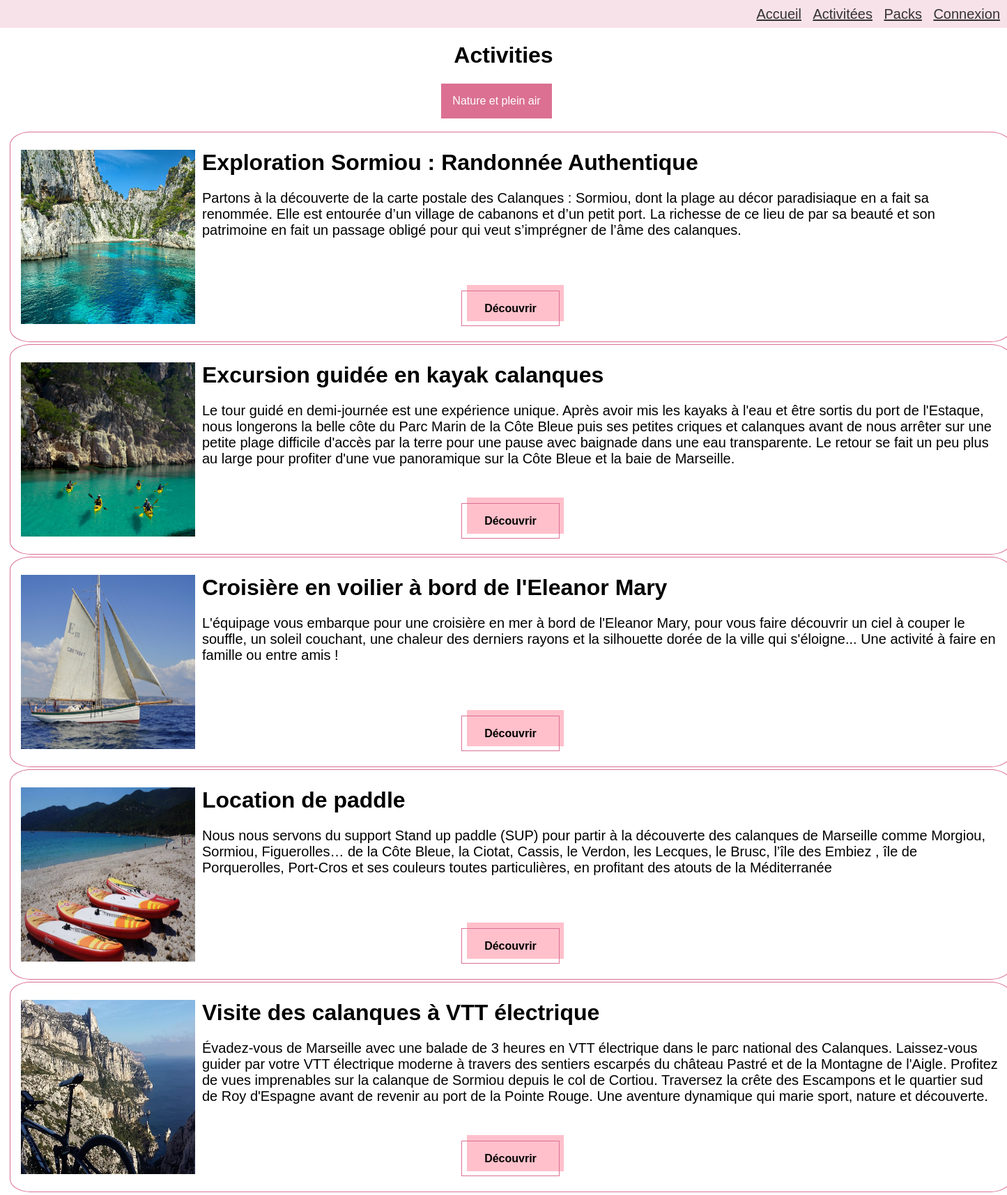
Before: /activities/NA/ with the older database file.
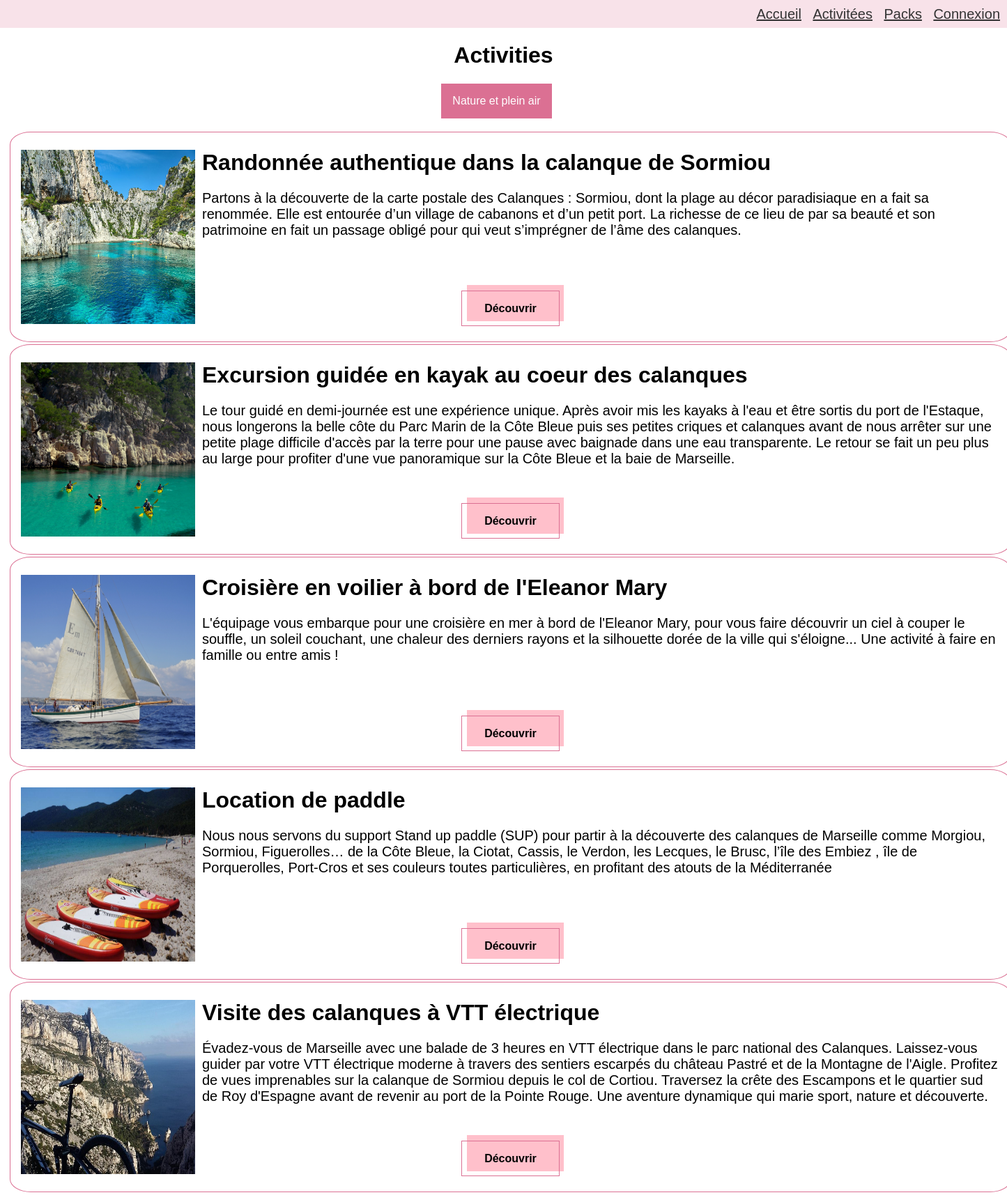
After: the same page with the newer database file.
### MarseilleInsiderApp/models.py (models this page shows, shortened)
class Loisir(models.Model):
    SAISON_CHOICES = [
        ('ETE', 'en Été'),
        ('HIVER', 'en Hiver'),
        ('AUTOMNE', 'en Automne'),
        ('PRINTEMPS', 'au Printemps'),
        ('TA',"toute l'Année")
    ]
    id_loisir = models.AutoField(primary_key=True)
    nom_loisir = models.CharField(max_length=255, verbose_name="Nom du loisir")
    num_voie = models.IntegerField(verbose_name="Numéro de la voie")
    nom_voie = models.CharField(max_length=50, verbose_name="Nom de la voie")
    code_postal = models.IntegerField(verbose_name="Code postale")
    ville = models.CharField(max_length=50, verbose_name="Ville")
    categorie = models.ForeignKey(Catégorie, on_delete=models.CASCADE)
    id_fournisseur = models.ForeignKey(Fournisseur, on_delete=models.CASCADE)
    prix_fournisseur = models.ForeignKey(Prix, on_delete=models.CASCADE)
    saisons = models.CharField(max_length=10, choices=SAISON_CHOICES, verbose_name="Saison")
    description=models.TextField(verbose_name="Description du loisir")

### MarseilleInsiderApp/views.py (the view)
# urls.py: path('activities/<str:categorie>/',vw_activities_cat_filter),
def vw_activities_cat_filter(request, categorie):
    loisirs_list = Loisir.objects.filter(categorie=categorie)
    return render(request, "activities_cat_filter.html",
                  {"Loisirs": loisirs_list, "Categories": Catégorie.objects.all()})

### MarseilleInsiderApp/templates/activities_cat_filter.html (shortened to what this page needs)
{% extends 'base.html' %}
{% load static %}
{% block page_title %}Activities{% endblock %}
{% block content %}
<div class="dropdown">
    <button class="dropbtn category-button">Choisir la categorie</button>
</div>
{% for loisir in Loisirs %}
    <div class="activity">
        <li>
            <div class="image-container">
                <img src="{% static 'images/loisirs/'%}{{loisir.id_loisir}}/1.jpeg">
            </div>
            <h1>{{ loisir.nom_loisir }}</h1>
            <h2>{{ loisir.description }}</h2>
            <div class="button-container">
                <a href="/activity/{{ loisir.id_loisir }}/" class="activity-button">Découvrir</a>
            </div>
        </li>
    </div>
{% endfor %}
{% endblock %}

### MarseilleInsiderApp/templates/base.html (shortened to what this page needs)
{% load static %}
<html>
<head>
    <link rel="stylesheet" href="{% static 'css/activitiesdesign.css' %}">
</head>
<body>
    <header>
        <div class="information">
            <a href="/home">Accueil</a>
            <a href="/activities">Activitées</a>
            <a href="/packs">Packs</a>
            {% if user.is_authenticated %}
                <div class = "dropdown-client">
                <div class="dropbtn-client">
            <a href="#"> {{user.nom_utilisateur }} </a></div>
                <div class="dropdown-content-client">
                    <li>
                        <a href="{% url 'compte' %}">Compte</a>
                        <a href="{% url 'logout' %}">Déconnexion</a>
                    </li>
                </div>
                </div>
            {% else %}
                <a href="{% url 'login' %}">Connexion</a>
            {% endif %}
        </div>
    </header>
    <h1>{% block page_title %}{% endblock %}</h1>
    {% block content %}{% endblock %}
</body>
</html>

### MarseilleInsiderApp/static/css/activitiesdesign.css (style rules this page uses)
body { font-family: Arial, sans-serif; margin: 0; padding: 0; text-align: center; }
.information { background-color: rgba(219, 112, 147, 0.2); height: 40px; text-align: right; align-content: center; vertical-align: middle; }
.information a { margin-top: 0%; font-size: 20px; display: inline; vertical-align: middle; color: #333; margin-right: 10px; margin-left: 2px; }
.image-container { text-align: left; height: 20px; width: 10px; margin-bottom: 10px; margin-top: 10px; }
.image-container img { height: 250px; width: 250px; object-fit: fill; }
.activity h1 { margin-left: 260px; text-align: left; margin-top: -30px; }
.activity h2 { font-size: 20px; margin-left: 260px; text-align: left; margin-top: 0px; margin-bottom: 25px; font-weight: normal; }
.activity { margin-left: 30px; display: flex; margin-top: 35px; margin-bottom: 20px; list-style: none; min-height: 270px; width:1405px; outline: 1px solid palevioletred; outline-offset: 15px ; box-sizing: border-box; border-radius: 1%; flex-direction: column; position: relative; }
.button-container { position: absolute; bottom: 10px; left: 0; right: 0; margin-bottom: 10px; z-index: 1; }
.activity-button { background-color: transparent; border: 1px solid palevioletred; box-sizing: border-box; color: black; font-family: "Avenir Next LT W01 Bold",sans-serif; font-size: 16px; font-weight: 700; line-height: 24px; padding: 16px 23px; position: relative; text-decoration: none; user-select: none; -webkit-user-select: none; touch-action: manipulation; }
.activity-button:before { background-color: pink; content: ""; height: calc(100% + 3px); position: absolute; right: -7px; top: -9px; transition: background-color 300ms ease-in; width: 100%; z-index: -1; }
@media (min-width: 768px) { .activity-button { padding: 16px 32px; } }
.dropbtn { background-color: palevioletred; color: white; padding: 16px; font-size: 16px; border: none; }
.dropdown { background-color: transparent; position: relative; display: inline-block; margin-right: 20px; }

Changed rows visible on the page:
changed Loisir: nom_loisir "Exploration Sormiou : Randonnée Authentique" → "Randonnée authentique dans la calanque de Sormiou"
changed Loisir: nom_loisir "Excursion guidée en kayak calanques" → "Excursion guidée en kayak au coeur des calanques"
